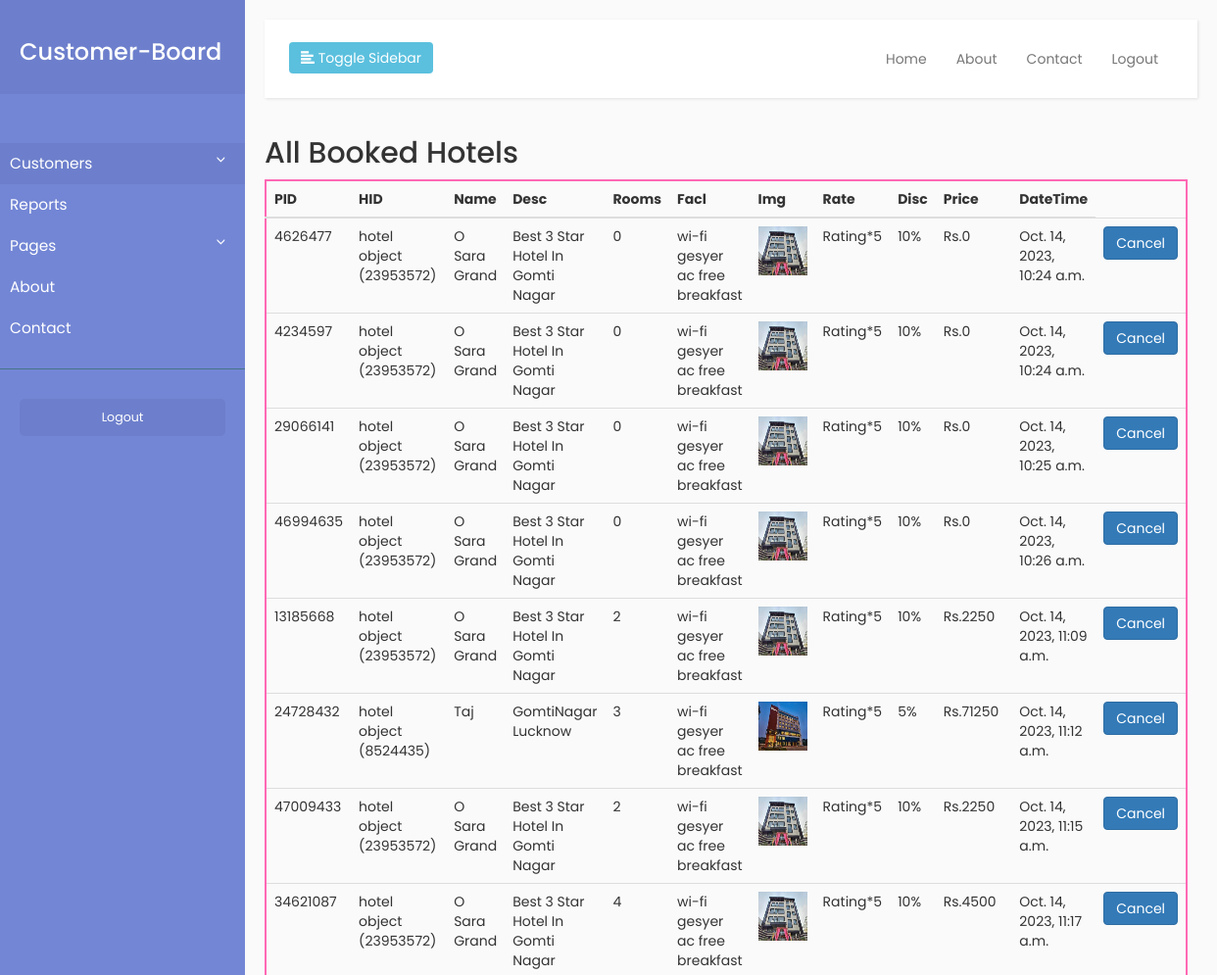
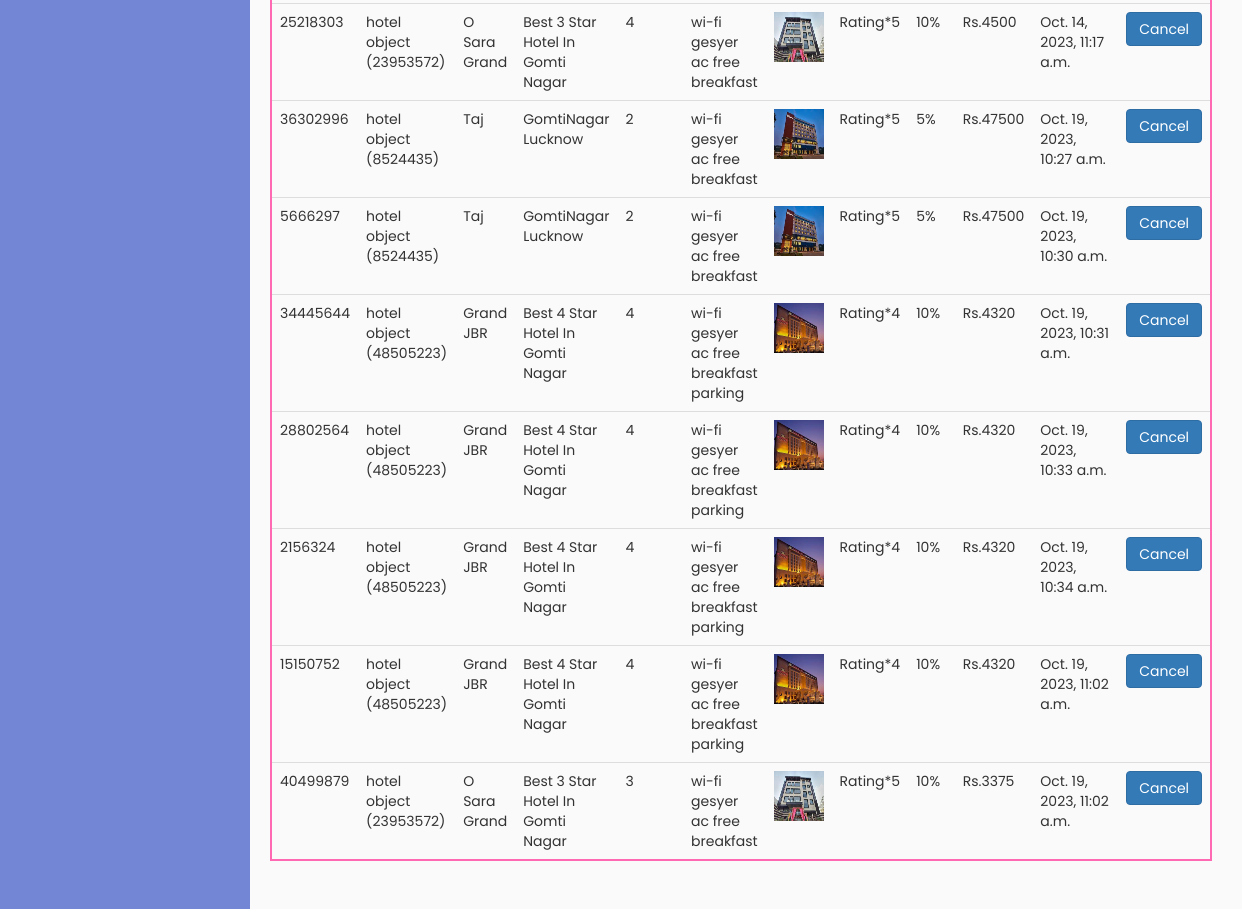
/megaApp/booked/, run on the app's committed database (2 pictures, top to bottom).
### megaApp/models.py (models this page shows)
class Product(models.Model):
      pid=models.BigIntegerField(primary_key=True)
      hid=models.ForeignKey(cm.hotel,on_delete=models.CASCADE)
      hname=models.CharField(max_length=15,default=" ")
      hdesc=models.CharField(max_length=100000,default=" ")
      hrooms=models.IntegerField(default=0)
      hfacl=models.CharField(max_length=100,default=" ")
      hrate=models.IntegerField(default=0)
      hprice=models.IntegerField(default=0)
      hdisc=models.IntegerField(default=0)
      img_url=models.ImageField(upload_to='images/',default=" ")
      dt=models.DateTimeField(auto_now_add=True)
      uemail=models.CharField(max_length=15,default="noemail")

### corpHotelApp/models.py (models this page shows)
class hotel(models.Model):
      hid=models.BigIntegerField(primary_key=True)
      cid=models.ForeignKey(Corporate,on_delete=models.CASCADE)
      hname=models.CharField(max_length=15,default=" ")
      hdesc=models.CharField(max_length=100000,default=" ")
      hrooms=models.IntegerField(default=0)
      hfacl=models.CharField(max_length=100,default=" ")
      hrate=models.IntegerField(default=0)
      hprice=models.IntegerField(default=0)
      hdisc=models.IntegerField(default=0)
      img_url=models.ImageField(upload_to='images/',default=" ")

### megaApp/views.py (the view)
# urls.py: path('booked/',mv.booked_hotels),
def booked_hotels(request,email1=None):
     print(email1)
     ob=Product.objects.all()
     print("all-booked-hotel",ob)
     return render (request,'megaTemp/cust_history.html',{'hotels':ob})

### templates/megaTemp/cust_history.html (shortened to what this page needs)
{%extends 'megaTemp/base_board.html'%}
{%block content%}
<h2>All Booked Hotels</h2>
<section>
    <div class="container-fluid">
       <div class="row ">
          <div class="col-lg-10 col-md-8 ml-auto">
             <div class="row align-items-center pt-md-5 mt-md-5 mb-5">
                <div class="col-12">
                   <div class="card">
                      <div class="card-body">
                        <table class="table" width="100%" cellpadding="5px" cellspacing="5px" style="border: 2px solid hotpink">
                           <thead>
                             <tr>
                              <th>PID</th>
                               <th>HID</th>
                               <th>Name</th>
                               <th>Desc</th>
                               <th>Rooms</th>
                               <th>Facl</th>
                               <th>Img</th>
                               <th>Rate</th>
                               <th>Disc</th>
                               <th>Price</th>
                               <th>DateTime</th>
                             </tr>
                           </thead>
                           <tbody>
                             {% if hotels %}
                         {%for  hotel in hotels %}
                             <tr>
                              <td>{{hotel.pid}}</td>
                               <td>{{hotel.hid}}</td>
                               <td>{{hotel.hname}}</td>
                               <td>{{hotel.hdesc}}</td>
                               <td>{{hotel.hrooms}}</td>
                               <td>{{hotel.hfacl}}</td>
                               <td><img src="{{hotel.img_url}}" alt="" width="50px" height="50px"></td>
                               <td>Rating*{{hotel.hrate}}</td>
                               <td>{{hotel.hdisc}}%</td>
                                 <td>Rs.{{hotel.hprice}}</td>
                                 <td>{{hotel.dt}}</td>
                                 <td><a href="#"><button type="button" class="btn btn-primary">Cancel</button></a></td>
                            </tr>
                       {%endfor%}
                       {%else%}
                       <h2>No Product found!!</h2>
                       {%endif%}
                           </tbody>
                         </table>
                       </div>
                   </div>
                </div>
             </div>
          </div>
       </div>
    </div>
    </section>
{%endblock%}

### templates/megaTemp/base_board.html (shortened to what this page needs)
{%load static%}
<!DOCTYPE html>
<html>
    <head>
        <link rel="stylesheet" href="https://maxcdn.bootstrapcdn.com/bootstrap/3.3.7/css/bootstrap.min.css">
        <link rel="stylesheet" href="{%static 'megaStatic/style-board.css' %}">
    </head>
    <body>
        <div class="wrapper">
            <nav id="sidebar">
                <div class="sidebar-header">
                    <h3>Customer-Board</h3>
                </div>
                <ul class="list-unstyled components">
                    <p>{{em}}</p>
                    <li class="active">
                        <a href="#homeSubmenu" data-toggle="collapse" aria-expanded="false">Customers</a>
                    </li>
                    <li>
                        <a href="#">Reports</a>
                        <a href="#pageSubmenu" data-toggle="collapse" aria-expanded="false">Pages</a>
                    </li>
                    <li>
                        <a href="#">About</a>
                    </li>
                    <li>
                        <a href="#">Contact</a>
                    </li>
                </ul>
                <ul class="list-unstyled CTAs">
                    <li><a href="/custApp/logout/" class="article">Logout</a></li>
                </ul>
            </nav>
            <div id="content">
                <nav class="navbar navbar-default">
                    <div class="container-fluid">
                        <div class="navbar-header">
                            <button type="button" id="sidebarCollapse" class="btn btn-info navbar-btn">
                                <i class="glyphicon glyphicon-align-left"></i>
                                <span>Toggle Sidebar</span>
                            </button>
                        </div>
                        <div class="collapse navbar-collapse" id="bs-example-navbar-collapse-1">
                            <ul class="nav navbar-nav navbar-right">
                                <li><a href="#">Home</a></li>
                                <li><a href="#">About</a></li>
                                <li><a href="#">Contact</a></li>
                                <li><a href="#">Logout</a></li>
                            </ul>
                        </div>
                    </div>
                </nav>
{%block content%}
{%endblock%}
<body>
     </html>

### static/megaStatic/style-board.css (style rules this page uses)
body { font-family: 'Poppins', sans-serif; background: #fafafa; }
p { font-family: 'Poppins', sans-serif; font-size: 1.1em; font-weight: 300; line-height: 1.7em; color: #999; }
a, a:hover, a:focus { color: inherit; text-decoration: none; transition: all 0.3s; }
.navbar { padding: 15px 10px; background: #fff; border: none; border-radius: 0; margin-bottom: 40px; box-shadow: 1px 1px 3px rgba(0, 0, 0, 0.1); }
.navbar-btn { box-shadow: none; outline: none !important; border: none; }
.wrapper { display: flex; align-items: stretch; }
#sidebar { min-width: 250px; max-width: 250px; background: #7386D5; color: #fff; transition: all 0.3s; }
#sidebar .sidebar-header { padding: 20px; background: #6d7fcc; }
#sidebar ul.components { padding: 20px 0; border-bottom: 1px solid #47748b; }
#sidebar ul p { color: #fff; padding: 10px; }
#sidebar ul li a { padding: 10px; font-size: 1.1em; display: block; }
#sidebar ul li.active > a, a[aria-expanded="true"] { color: #fff; background: #6d7fcc; }
a[data-toggle="collapse"] { position: relative; }
a[aria-expanded="false"]::before, a[aria-expanded="true"]::before { content: '\e259'; display: block; position: absolute; right: 20px; font-family: 'Glyphicons Halflings'; font-size: 0.6em; }
ul.CTAs { padding: 20px; }
ul.CTAs a { text-align: center; font-size: 0.9em !important; display: block; border-radius: 5px; margin-bottom: 5px; }
a.article, a.article:hover { background: #6d7fcc !important; color: #fff !important; }
#content { padding: 20px; min-height: 100vh; transition: all 0.3s; }

### data on the page
Product: pid "4626477", hid "hotel object (23953572)", hname "O Sara Grand", hdesc "Best 3 Star Hotel In Gomti Nagar", hrooms "0", hfacl "wi-fi gesyer ac free breakfast", img_url (picture), hrate "5", hdisc "10", hprice "0", dt "Oct. 14, 2023, 10:24 a.m."
Product: pid "4234597", hid "hotel object (23953572)", hname "O Sara Grand", hdesc "Best 3 Star Hotel In Gomti Nagar", hrooms "0", hfacl "wi-fi gesyer ac free breakfast", img_url (picture), hrate "5", hdisc "10", hprice "0", dt "Oct. 14, 2023, 10:24 a.m."
Product: pid "29066141", hid "hotel object (23953572)", hname "O Sara Grand", hdesc "Best 3 Star Hotel In Gomti Nagar", hrooms "0", hfacl "wi-fi gesyer ac free breakfast", img_url (picture), hrate "5", hdisc "10", hprice "0", dt "Oct. 14, 2023, 10:25 a.m."
Product: pid "46994635", hid "hotel object (23953572)", hname "O Sara Grand", hdesc "Best 3 Star Hotel In Gomti Nagar", hrooms "0", hfacl "wi-fi gesyer ac free breakfast", img_url (picture), hrate "5", hdisc "10", hprice "0", dt "Oct. 14, 2023, 10:26 a.m."
Product: pid "13185668", hid "hotel object (23953572)", hname "O Sara Grand", hdesc "Best 3 Star Hotel In Gomti Nagar", hrooms "2", hfacl "wi-fi gesyer ac free breakfast", img_url (picture), hrate "5", hdisc "10", hprice "2250", dt "Oct. 14, 2023, 11:09 a.m."
Product: pid "24728432", hid "hotel object (8524435)", hname "Taj", hdesc "GomtiNagar Lucknow", hrooms "3", hfacl "wi-fi gesyer ac free breakfast", img_url (picture), hrate "5", hdisc "5", hprice "71250", dt "Oct. 14, 2023, 11:12 a.m."
Product: pid "47009433", hid "hotel object (23953572)", hname "O Sara Grand", hdesc "Best 3 Star Hotel In Gomti Nagar", hrooms "2", hfacl "wi-fi gesyer ac free breakfast", img_url (picture), hrate "5", hdisc "10", hprice "2250", dt "Oct. 14, 2023, 11:15 a.m."
Product: pid "34621087", hid "hotel object (23953572)", hname "O Sara Grand", hdesc "Best 3 Star Hotel In Gomti Nagar", hrooms "4", hfacl "wi-fi gesyer ac free breakfast", img_url (picture), hrate "5", hdisc "10", hprice "4500", dt "Oct. 14, 2023, 11:17 a.m."
Product: pid "25218303", hid "hotel object (23953572)", hname "O Sara Grand", hdesc "Best 3 Star Hotel In Gomti Nagar", hrooms "4", hfacl "wi-fi gesyer ac free breakfast", img_url (picture), hrate "5", hdisc "10", hprice "4500", dt "Oct. 14, 2023, 11:17 a.m."
Product: pid "36302996", hid "hotel object (8524435)", hname "Taj", hdesc "GomtiNagar Lucknow", hrooms "2", hfacl "wi-fi gesyer ac free breakfast", img_url (picture), hrate "5", hdisc "5", hprice "47500", dt "Oct. 19, 2023, 10:27 a.m."
Product: pid "5666297", hid "hotel object (8524435)", hname "Taj", hdesc "GomtiNagar Lucknow", hrooms "2", hfacl "wi-fi gesyer ac free breakfast", img_url (picture), hrate "5", hdisc "5", hprice "47500", dt "Oct. 19, 2023, 10:30 a.m."
Product: pid "34445644", hid "hotel object (48505223)", hname "Grand JBR", hdesc "Best 4 Star Hotel In Gomti Nagar", hrooms "4", hfacl "wi-fi gesyer ac free breakfast parking", img_url (picture), hrate "4", hdisc "10", hprice "4320", dt "Oct. 19, 2023, 10:31 a.m."
Product: pid "28802564", hid "hotel object (48505223)", hname "Grand JBR", hdesc "Best 4 Star Hotel In Gomti Nagar", hrooms "4", hfacl "wi-fi gesyer ac free breakfast parking", img_url (picture), hrate "4", hdisc "10", hprice "4320", dt "Oct. 19, 2023, 10:33 a.m."
Product: pid "2156324", hid "hotel object (48505223)", hname "Grand JBR", hdesc "Best 4 Star Hotel In Gomti Nagar", hrooms "4", hfacl "wi-fi gesyer ac free breakfast parking", img_url (picture), hrate "4", hdisc "10", hprice "4320", dt "Oct. 19, 2023, 10:34 a.m."
Product: pid "15150752", hid "hotel object (48505223)", hname "Grand JBR", hdesc "Best 4 Star Hotel In Gomti Nagar", hrooms "4", hfacl "wi-fi gesyer ac free breakfast parking", img_url (picture), hrate "4", hdisc "10", hprice "4320", dt "Oct. 19, 2023, 11:02 a.m."
Product: pid "40499879", hid "hotel object (23953572)", hname "O Sara Grand", hdesc "Best 3 Star Hotel In Gomti Nagar", hrooms "3", hfacl "wi-fi gesyer ac free breakfast", img_url (picture), hrate "5", hdisc "10", hprice "3375", dt "Oct. 19, 2023, 11:02 a.m."
